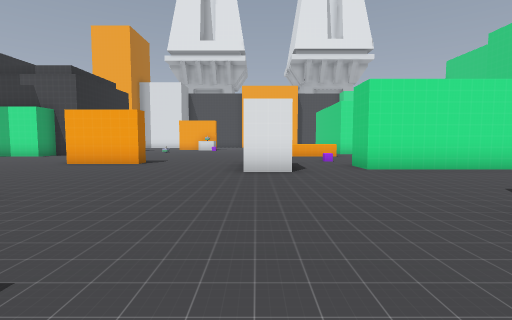
[1] (above)

24 first-person views from a walk through a level from a Godot 3-D game. The camera is 1.3 m above the floor, tilts 4° down and sees 85° across. Doors that lead somewhere are drawn open, without their leaves. The floor is counted in squares, 2 m on a side. Each view is taken from the middle of a square. On the plan, view 1 faces up. The plan holds only what a view shows up to about 9 squares ahead; the rest is blank. The place goes on beyond the plan. Characters and animated objects are left out. Some surface patterns are stand-ins.

[2]
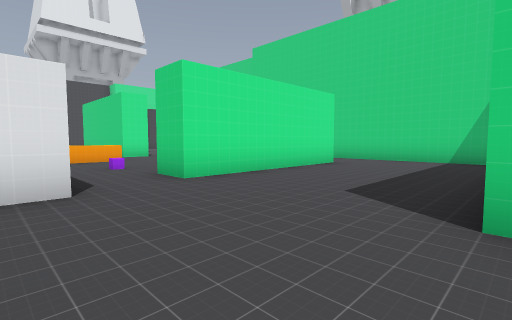

[3]
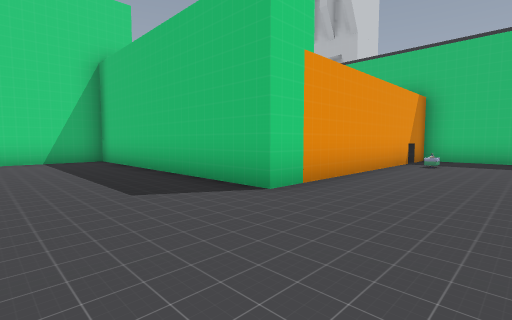

[4]
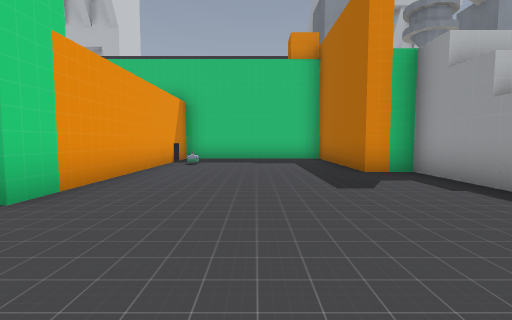

[5]
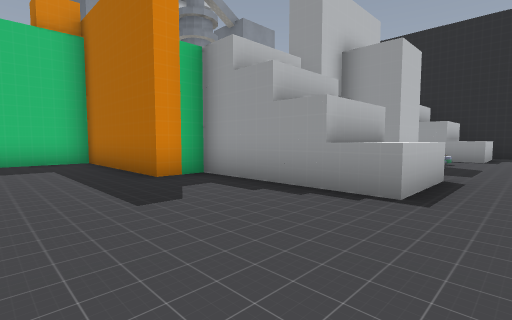

[6]
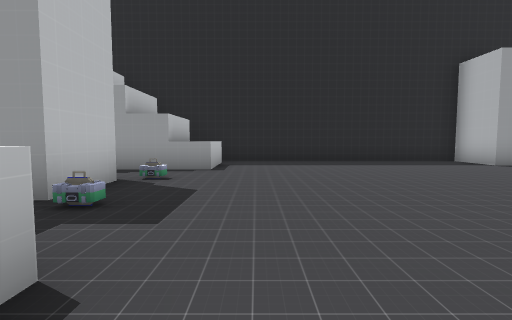

[7]
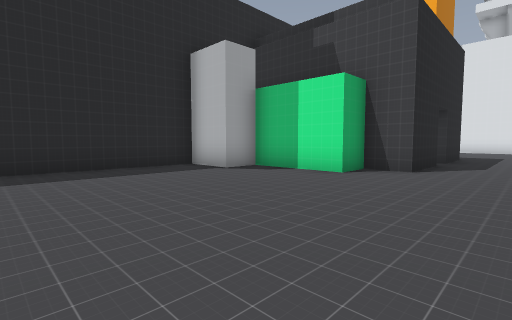

[8]
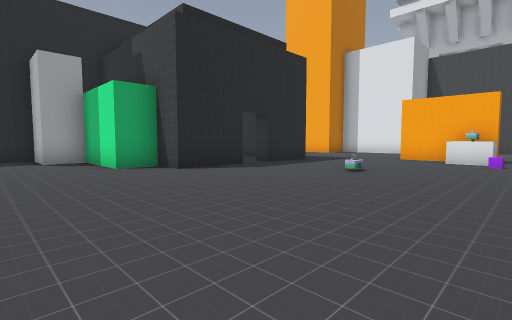

[9]
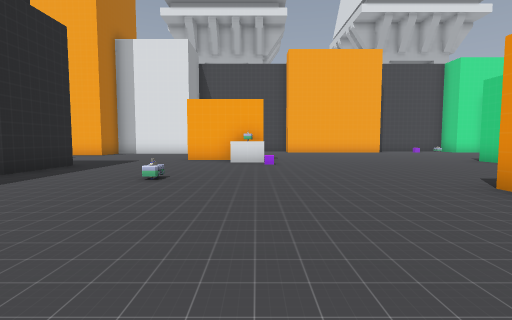

[10]
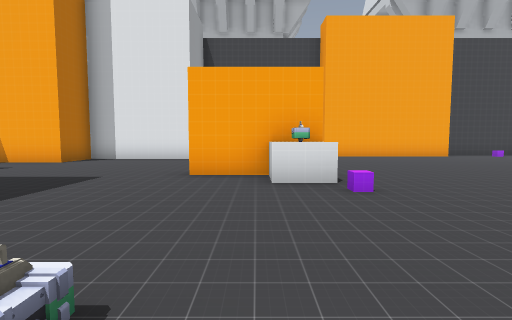

[11]
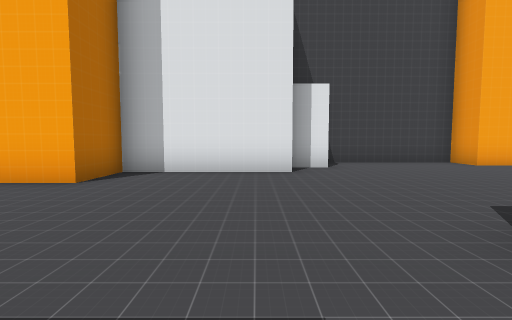

[12]
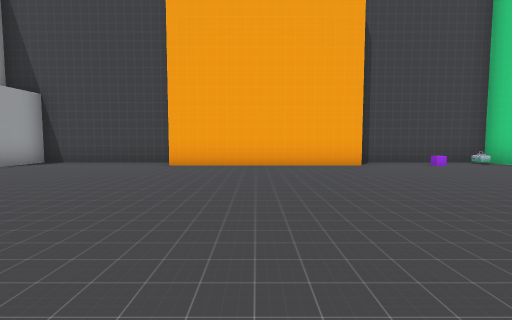

[13]
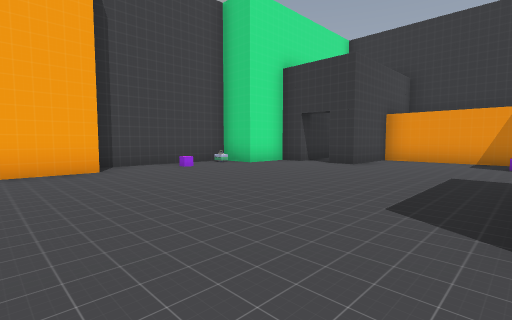

[14]
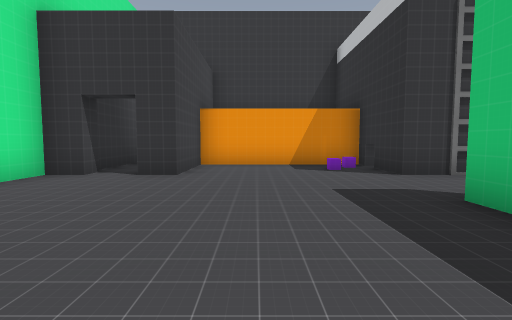

[15]
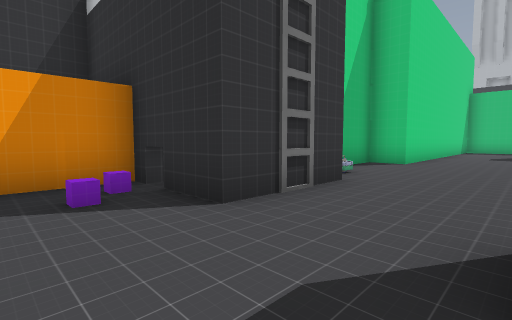

[16]
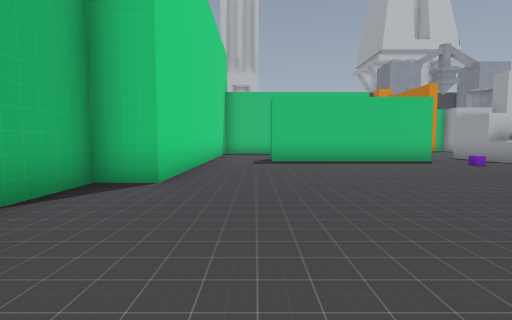

[17]
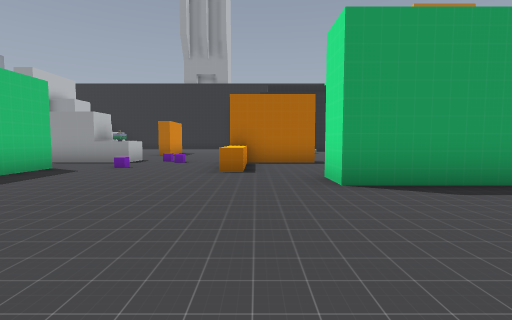

[18]
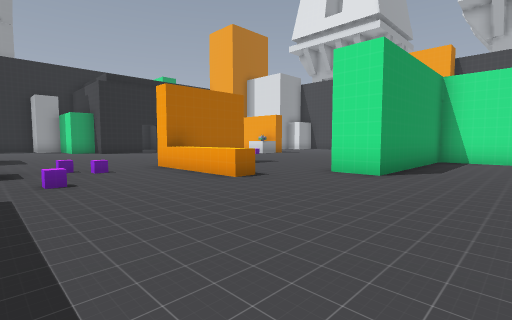

[19]
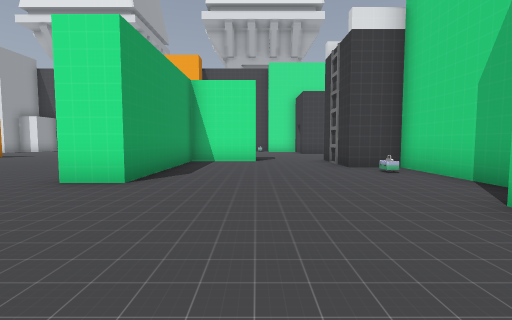

[20]
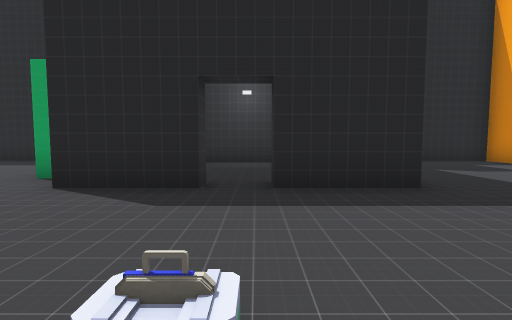

[21]
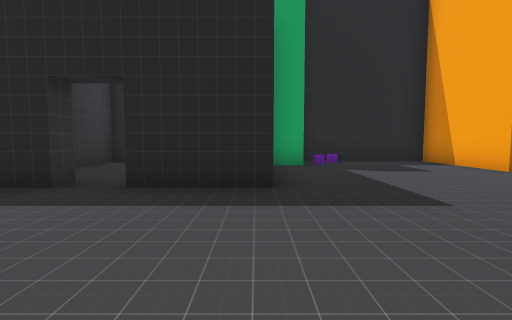

[22]
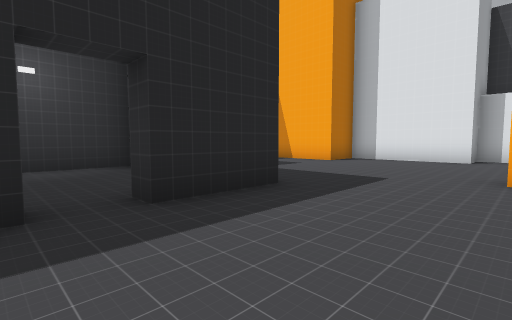

[23]
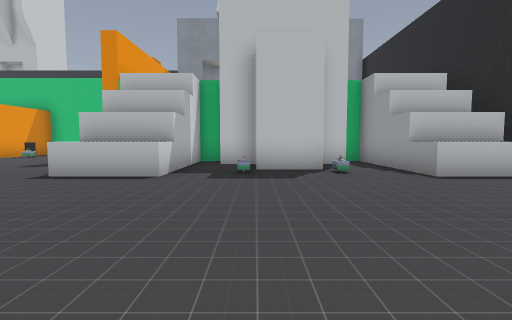

[24]
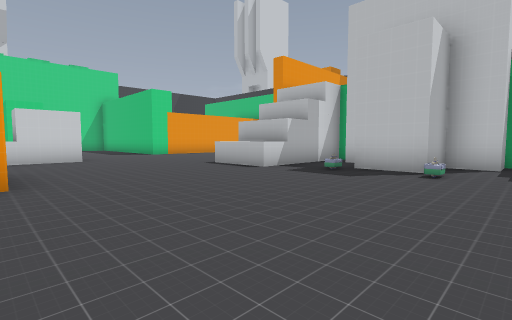

### Floor plan
Points are (right, up) in squares from view 1. A wall is a line through its corners. A room is listed if a view was taken in it or the views show most of it. See-through windows are left out.
Room 1 (views 1, 2, 3, 4, 5, 6, 7, 8, 9, 10, 11, 12, 13, 14, 15, 16, 17, 18, 19, 20, 21, 22, 23, 24)
walls: (0.7, 13.8) (0.7, 11.1); (3.2, 11.2) (0.2, 11.2); (-3.3, 8.2) (-3.3, 7.7) (-5.2, 7.7); (0.7, 7.6) (0.7, 5.7) (-0.3, 5.7) (-0.3, 7.5); (-3.4, 18.2) (-3.9, 18.2); (-0.2, 7.2) (0.8, 7.2); (-3.5, 19.2) (-5.4, 19.2); (-7.8, 14.2) (-7.8, 12.2) (-8.8, 12.2) (-8.8, 11.2) (-11.3, 11.2) (-11.3, 10.2) (-12.8, 10.2) (-12.8, 1.4); (4, 18) (4, 18.8); (-7.8, 17.2) (-7.8, 15.2); (7, 17.7) (5, 17.7) (5, 13.2) (3.9, 13.2); (6.4, 18.7) (7, 18.7); (7.5, 6.2) (2.5, 6.2) (2.5, 7.2) (7.5, 7.2); (-11.3, 18.2) (-11.3, 17.4); (-5.4, 2) (-3.2, 2); (9.5, 7) (9.5, 11.7) (10.5, 11.7) (10.5, 15.7) (9.2, 15.7) (9.2, 18.2) (11.5, 18.2) (11.5, 22.5) (9.2, 22.5) (9.2, 23.2); (3.9, 25.2) (-1.2, 25.2) (-1.2, 26.2) (-5.2, 26.2) (-5.2, 24.7) (-6.2, 24.7) (-6.2, 23.7) (-9.7, 23.7) (-9.7, 22.2) (-12.8, 22.2) (-12.8, 18.5); (-7.1, 0.2) (-6, 0.2); (-6, -0.8) (-5.3, -0.8) (-5.3, 3) (-3.3, 3) (-3.3, -0.8) (-2.3, -0.8) (-2.3, -5) (2.5, -5) (2.5, 2.2) (9.5, 2.2) (9.5, 5.2); (-11.8, 3) (-10.3, 3) (-10.3, -0.8) (-9.5, -0.8) (-9.5, 0.2) (-8.5, 0.2) (-8.5, 1.7) (-7, 1.7) (-7, 1.2); (9.8, 24.2) (9.2, 24.2) (9.2, 25) (7.8, 25) (7.8, 26.2) (4, 26.2); (-12.4, 2) (-10.2, 2)
low walls: (3.2, 11.8) (3.2, 11.2)
ways out: open door at (-8, 15) to room 2; open door at (9, 24)
objects: other object (-9, 2); other object (-7, 2); other object (-5, 15); other object (-3, 19); other object (0, 8); other object (2, -3); other object (7, 26); other object (10, 15)
Room 2 (no view inside)
walls: (-12.3, 16.8) (-12.3, 12.7) (-10.5, 12.7)
ways out: open door at (-8, 15) to room 1

Positions as (right, up) in squares from view 1, and headings:
1: (0, 0), facing up
2: (0, 2), facing up-right
3: (0, 5), facing down-right
4: (0, 5), facing down
5: (0, 4), facing down-left
6: (-4, 4), facing left
7: (-6, 6), facing up-left
8: (-2, 9), facing up-left
9: (-3, 10), facing up
10: (-4, 14), facing up
11: (-7, 18), facing up
12: (1, 18), facing up
13: (2, 19), facing up-right
14: (4, 21), facing right
15: (7, 20), facing down-right
16: (8, 16), facing down
17: (9, 12), facing left
18: (7, 8), facing up-left
19: (7, 9), facing up
20: (-4, 15), facing left
21: (-4, 17), facing left
22: (-5, 14), facing up-left
23: (-7, 8), facing down
24: (-10, 8), facing down-right
